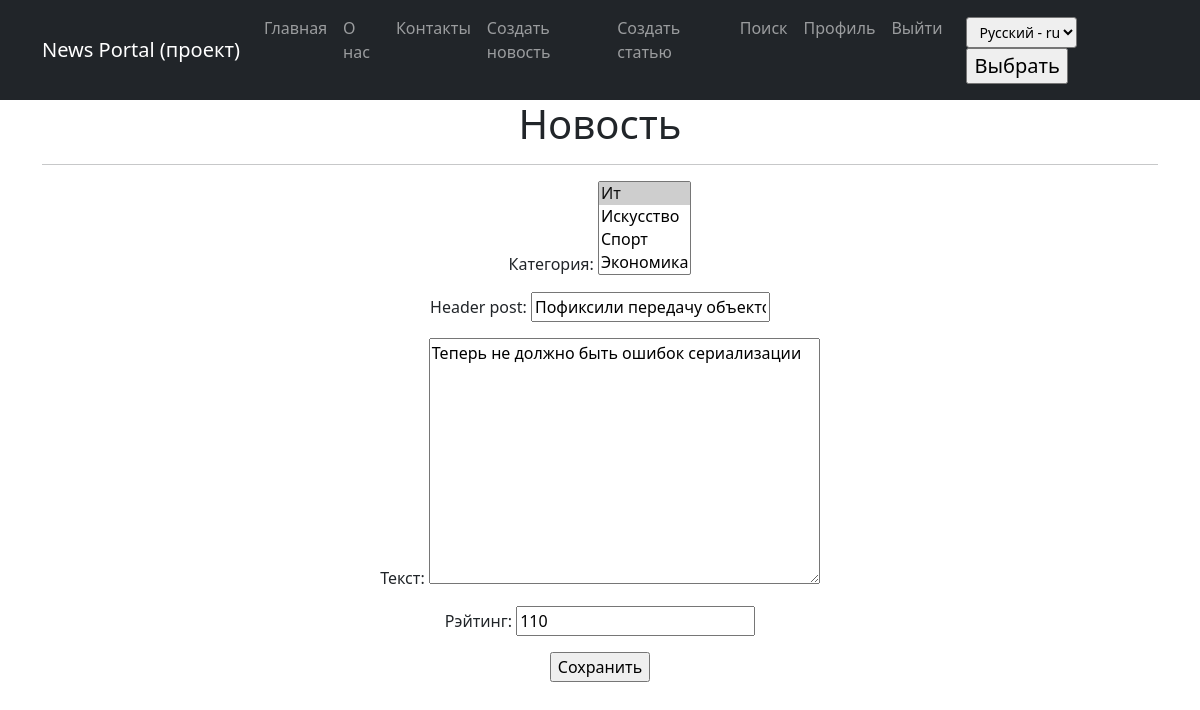
/posts/news/160/edit/ (signed in), run on an earlier commit of the app's database.
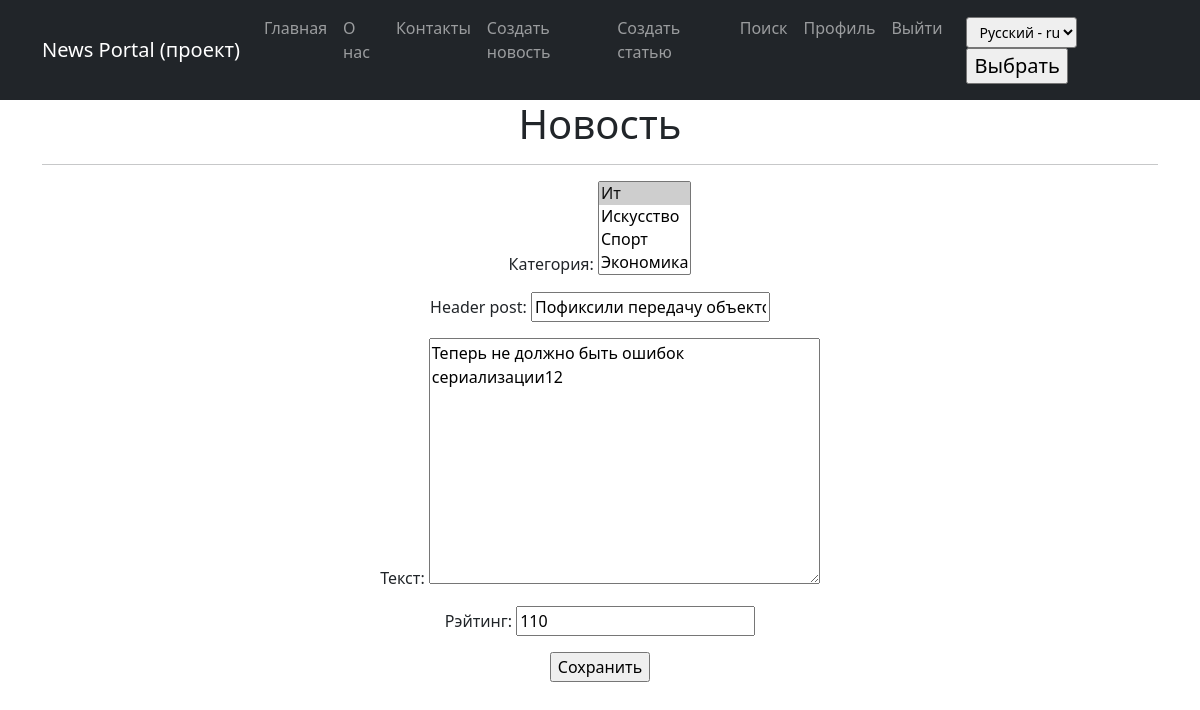
And on a later commit of the database.
### news/models.py (models this page shows, shortened)
class Post(models.Model):
    news = 'NW'
    article = 'AR'
    POST_TYPES =[
        (news, 'Новость'),
        (article, 'Статья'),
    ]
    author_user = models.ForeignKey('Author', on_delete=models.CASCADE, verbose_name=_("Author"))
    post_type = models.CharField(max_length=2,
                                  choices=POST_TYPES,
                                  default=article,
                                  verbose_name=_('Type of post'),
                                 )
    create_date = models.DateTimeField(auto_now_add=True, verbose_name=_('Create date'),)
    category = models.ManyToManyField('Category', through='PostCategory', verbose_name=_('Category'))
    header_post = models.CharField(max_length=128, verbose_name=_('Title'))
    text_post = models.TextField(verbose_name=_('Text'))
    rating_post = models.SmallIntegerField(default=0, verbose_name=_('Rating'))
    is_created = models.BooleanField(default=True, verbose_name=_('Created')) # Редакция для обработки в signals.py - только создали или модифицируем
    def get_cat(self):
        """метод возвращает список категорий, добавлен для отображения категорий в админке"""
        return "\n".join([c.name_category for c in self.category.all()])
    get_cat.short_description = _('Categories')
    class Meta:
        verbose_name = _('Publication')
        verbose_name_plural = _('Publications')

### news/views.py (the view, shortened to what this page needs)
# urls.py: path('news/<int:pk>/edit/', PostUpdateNew.as_view(), name='post_update_new'),
class PostUpdateNew(LoginRequiredMixin, PermissionRequiredMixin, UpdateView):
    permission_required = ('news.change_post')
    form_class = PostFormNew
    model = Post
    template_name = 'post_edit_new.html'

### news/forms.py (shortened to what this page needs)
class PostFormNew(forms.ModelForm):
    header_post = forms.CharField(min_length=20)
    class Meta:
        model = Post
        fields = [
            'category',
            'header_post',
            'text_post',
            'rating_post',
        ]

### news/context_processors.py (called while the page is built)
def extra_context(request):
    user_timezone = pytz.timezone(
        request.session.get('django_timezone') or settings.TIME_ZONE
    )
    current_time = timezone.now().astimezone(user_timezone)
    context = {
        'current_time': current_time,
        'timezones': pytz.common_timezones,
    }
    return context

### news/models.py (called while the page is built)
    def __str__(self):
        return f"{self.name_category.title()}"

### news/templates/post_edit_new.html (shortened to what this page needs)
{% extends 'flatpages/default.html' %}
{% load i18n %}
{% load custom_filters %}
{% block content %}
<h1>{% trans "News" %}</h1>
<hr>
<form action="" method="post">
    {{ form.as_p }}
    <input type="submit" value="{% trans "Save" %}" />
</form>
{% endblock content %}

What changed in the data, as far as the page shows it:
changed Post "Пофиксили передачу объектов в задачи": text_post "Теперь не должно быть ошибок сериализации" → "Теперь не должно быть ошибок сериализации12"
